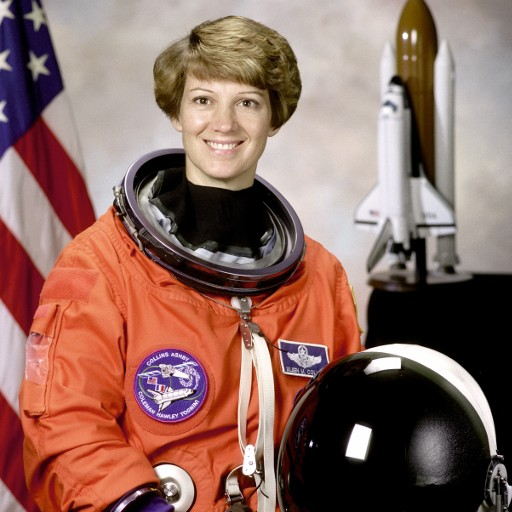
#> input picture backend/tests/assets/face_astronaut.jpg, 512 x 512 px
$ python -i sync.py   (imports and definitions only)
#> lines starting #> are read from the running program, lines starting #| are printed output that depends on the picture
### backend/app/config.py
"""Environment-driven configuration + runtime-editable decision policy."""
from __future__ import annotations

import json
import os
import threading
from dataclasses import asdict, dataclass, field
from pathlib import Path

ROOT = Path(__file__).resolve().parents[2]


def _env(name: str, default):
    v = os.environ.get(name)
    if v is None or v == "":
        return default
    if isinstance(default, bool):
        return v.lower() in ("1", "true", "yes", "on")
    if isinstance(default, int):
        return int(v)
    if isinstance(default, float):
        return float(v)
    return v


@dataclass
class Settings:
    data_dir: str = _env("VERITAS_DATA_DIR", str(ROOT / "data"))
    fa3_checkpoint_dir: str = _env("FA3_CHECKPOINT_DIR", str(ROOT / "checkpoints" / "fa3_artifact_faces"))
    audio_model_path: str = _env("AUDIO_MODEL_PATH", str(ROOT / "models" / "cnn_conformer.h5"))
    # What a HIGH sigmoid output of the audio model means. ScamGuard treats high as fake/scam.
    audio_high_means: str = _env("AUDIO_HIGH_MEANS", "fake")
    # If the audio model gives the same extreme answer to every probe input (a collapsed/constant classifier) its verdicts
    # are forced to "inconclusive". Set AUDIO_ALLOW_DEGENERATE=true to show its raw verdicts anyway.
    audio_allow_degenerate: bool = _env("AUDIO_ALLOW_DEGENERATE", False)
    audio_model: str = _env("AUDIO_MODEL", "")                    # e.g. cnn_lstm_fakeavceleb (only if no selection file)
    audio_selection_file: str = _env("AUDIO_SELECTION_FILE", "")  # default models/audio_selection.json
    # Verdicts from a model that has not been validated on labelled data are shown as inconclusive unless this is set.
    audio_backend: str = _env("AUDIO_BACKEND", "auto")            # auto | keras | hf   (auto: use the Hugging Face model if downloaded)
    audio_hf_dir: str = _env("AUDIO_HF_DIR", str(ROOT / "models" / "audio_hf" / "default"))
    audio_hf_invert: bool = _env("AUDIO_HF_INVERT", False)        # swap which output means "fake" (use only after checking on known clips)
    audio_hf_fake_index: str = _env("AUDIO_HF_FAKE_INDEX", "")    # only needed if the model's labels are ambiguous
    audio_allow_unvalidated: bool = _env("AUDIO_ALLOW_UNVALIDATED", False)
    max_upload_mb: int = _env("MAX_UPLOAD_MB", 200)
    max_media_seconds: int = _env("MAX_MEDIA_SECONDS", 600)
    request_timeout_s: int = _env("SUBPROCESS_TIMEOUT_S", 120)
    rate_limit_per_min: int = _env("RATE_LIMIT_PER_MIN", 60)
    api_token: str = _env("VERITAS_API_TOKEN", "")  # optional; if set, /api requires it
    retention_days: int = _env("RETENTION_DAYS", 30)
    store_thumbnails: bool = _env("STORE_THUMBNAILS", True)
    eval_data_dir: str = _env("EVAL_DATA_DIR", str(ROOT / "eval_data"))
    workers: int = _env("WORKERS", 2)
    # --- speech-to-text (sherpa-onnx Whisper). Model files are NOT shipped: run scripts/fetch_asr_model.py
    asr_model_name: str = _env("ASR_MODEL", "base.en")            # tiny.en | base.en | small.en (English only)
    asr_model_dir: str = _env("ASR_MODEL_DIR", "")                # default: <repo>/models/asr/sherpa-onnx-whisper-<name>
    asr_threads: int = _env("ASR_THREADS", 2)
    live_rate_limit_per_min: int = _env("LIVE_RATE_LIMIT_PER_MIN", 300)
    live_max_chunk_mb: int = _env("LIVE_MAX_CHUNK_MB", 4)
    live_max_chunk_s: int = _env("LIVE_MAX_CHUNK_S", 20)


SETTINGS = Settings()


@dataclass
class Policy:
    """Transparent, configurable decision policy (see docs/DECISION_POLICY.md).
    NOTHING here has been calibrated on labeled data; defaults are conventional placeholders."""
    suspicious_threshold: float = 0.5      # score >= this (+margin) => suspected
    inconclusive_margin: float = 0.10      # |score - threshold| < margin => inconclusive
    frame_aggregation: str = "topk"        # mean | median | fraction | topk  (topk: mean of the highest-scoring frames, so a
                                           # manipulated minority of frames is not averaged away; needs >=3 such frames)
    audio_aggregation: str = "mean"        # mean | median | fraction | topk
    frame_suspicious_cut: float = 0.5      # per-frame/window cut for "suspicious" counts
    topk: int = 3
    topk_frac: float = 0.25                # top-k size = max(topk, ceil(topk_frac * scored frames)) -> one frame can't decide
    n_frames: int = 16                     # sampled frames per video
    max_frames: int = 64
    min_frames: int = 6                    # below => inconclusive (insufficient evidence)
    audio_window_hop_s: float = 1.024
    min_audio_seconds: float = 2.0
    min_scored_windows: int = 1
    video_face_crop: str = "auto"          # auto | off  (auto: score detected face crops; off: whole frames)
    video_candidate_factor: int = 3        # decode n_frames*factor candidate frames, keep those containing a face
    max_faces_per_frame: int = 3           # each face is scored; the frame's score is the highest face score
    video_full_frame_fallback: bool = False  # False: frames without a detectable face are NOT scored (the model is face-trained)
    authentic_max_frame: float = 0.85      # "likely authentic" is withheld if any single frame scores >= this
    min_temporal_coverage: float = 0.4     # "likely authentic" is withheld if scored face frames span < this share of the video
    interval_min_score: float = 0.8        # contiguous samples above this form a "suspicious interval"
    interval_min_len: int = 2
    sync_check: bool = False               # optional experimental audio/visual speech-activity check
    conflict_gap: float = 0.5              # |video-audio| score gap flagged as strong disagreement
    transcribe: bool = True                # speech-to-text + transcript-vs-audio cross-check (needs the ASR model)
    text_suspicious_cut: float = 0.5       # text-risk score >= this AND >=2 indicator categories => suspicious wording
    text_min_words: int = 8                # fewer transcribed words => text check inconclusive
    asr_min_confidence: float = 0.30       # mean ASR token confidence below this => text check inconclusive

    # [11 lines left out: function validate, not called in this run]


class PolicyStore:
    def __init__(self):
        self._lock = threading.Lock()
        self._policy = Policy()

    def get(self) -> Policy:
        with self._lock:
            return Policy(**asdict(self._policy))

    # [10 lines left out: function update, not called in this run]


POLICY = PolicyStore()


# [4 lines left out: function data_path, not called in this run]

### backend/app/services/sync.py
"""OPTIONAL, EXPERIMENTAL audio-visual speech-activity consistency check.
This is NOT the FA3 classifier and NOT a validated lip-sync model. It compares (a) an energy-based speech-activity
envelope from the audio with (b) frame-difference motion in the lower half of the largest detected face box (Haar,
detection only — no identification). Low correlation can come from dubbing, off-screen speakers, editing, or
detector failure; it is a review pointer only."""
from __future__ import annotations

from pathlib import Path

import cv2
import numpy as np

from .media import extract_audio_wav, temp_dir, cleanup, MediaError

FPS_TARGET = 10
MAX_SECONDS = 90


def check(path: Path) -> dict:
#> called with path = '../../tests/assets/face_astronaut.jpg'
    import librosa
    cap = cv2.VideoCapture(str(path))
    fps = cap.get(cv2.CAP_PROP_FPS) or 25.0
    step = max(int(round(fps / FPS_TARGET)), 1)
    casc = cv2.CascadeClassifier(cv2.data.haarcascades + "haarcascade_frontalface_default.xml")
    times, motion, face_found, prev, i = [], [], 0, None, 0
    while i / fps < MAX_SECONDS:
        ok, fr = cap.read()
#> fr is the input picture: shape (512, 512, 3); mean B, G, R 96.5, 105.8, 141.6
        if not ok:
            break
        if i % step == 0:
            g = cv2.cvtColor(fr, cv2.COLOR_BGR2GRAY)
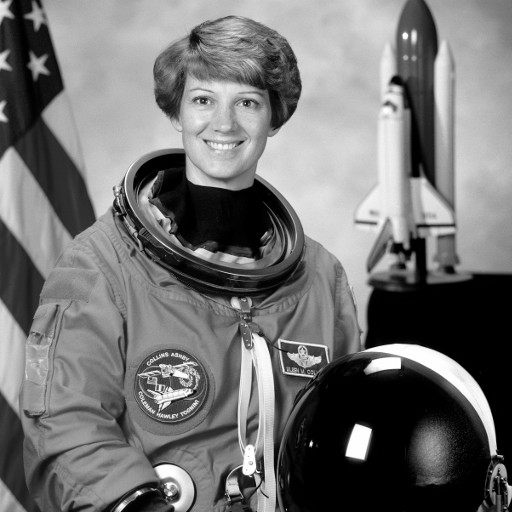
#> g: shape (512, 512); min 0, max 255, mean 115.4
            boxes = casc.detectMultiScale(g, 1.1, 5, minSize=(48, 48))
#> boxes = [[177, 66, 95, 95]]
            m = np.nan
            if len(boxes):
                x, y, w, h = max(boxes, key=lambda b: b[2] * b[3])
#> x = 177; y = 66; w = 95; h = 95
                mouth = cv2.resize(g[y + h // 2: y + h, x: x + w], (48, 24)).astype(np.float32)
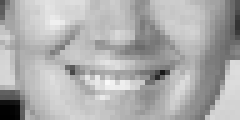
#> mouth: shape (24, 48) float32 (shown 5 times larger); min 1, max 249, mean 173.7
                if prev is not None:
                    m = float(np.abs(mouth - prev).mean())
                prev = mouth; face_found += 1
            else:
                prev = None
            times.append(i / fps); motion.append(m)
        i += 1
    cap.release()
    if len(times) < 20:
        return {"status": "inconclusive", "reason": "Too few sampled frames for the check."}
    face_frac = face_found / len(times)
    td = temp_dir()
    try:
        extract_audio_wav(path, td / "a.wav")
        y, sr = librosa.load(str(td / "a.wav"), sr=16000, mono=True, duration=MAX_SECONDS)
    except MediaError as exc:
        return {"status": "unavailable", "reason": str(exc)}
    finally:
        cleanup(td)
    hop = 160
    rms = librosa.feature.rms(y=y, frame_length=400, hop_length=hop)[0]
    rt = np.arange(len(rms)) * hop / 16000
    env = np.interp(times, rt, rms)
    thr = 0.25 * np.percentile(rms, 95) if rms.size else 0
    speech = (env > thr).astype(float)
    mo = np.asarray(motion, dtype=float)
    valid = ~np.isnan(mo)
    if face_frac < 0.5 or valid.sum() < 20 or speech.sum() < 10:
        return {"status": "inconclusive", "face_detected_fraction": round(face_frac, 3),
                "speech_fraction": round(float(speech.mean()), 3),
                "reason": "Insufficient visible face or speech activity for a meaningful comparison."}
    mo_n = (mo - np.nanmean(mo)) / (np.nanstd(mo) + 1e-6)
    sp_n = (speech - speech.mean()) / (speech.std() + 1e-6)
    best = (-2.0, 0.0)
    for lag in range(-4, 5):  # ±0.4 s at 10 fps
        a = mo_n[max(lag, 0):len(mo_n) + min(lag, 0)]
        b = sp_n[max(-lag, 0):len(sp_n) + min(-lag, 0)]
        v = ~np.isnan(a)
        if v.sum() > 15:
            c = float(np.corrcoef(a[v], b[v])[0, 1])
            if c > best[0]:
                best = (c, lag / FPS_TARGET)
    zero_lag = best[0]
    return {"status": "ok", "experimental": True, "face_detected_fraction": round(face_frac, 3),
            "speech_fraction": round(float(speech.mean()), 3), "best_correlation": round(best[0], 3),
            "best_lag_s": round(best[1], 2),
            "interpretation": ("Mouth-region motion tracks speech activity." if best[0] > 0.2 else
                               "Weak correspondence between mouth-region motion and speech activity — review manually "
                               "(may be dubbing, off-screen speaker, editing, or detector failure)."),
            "note": "Not a validated lip-sync detector; no identity or biometric matching is performed."}

>>> result = check('../../tests/assets/face_astronaut.jpg')
